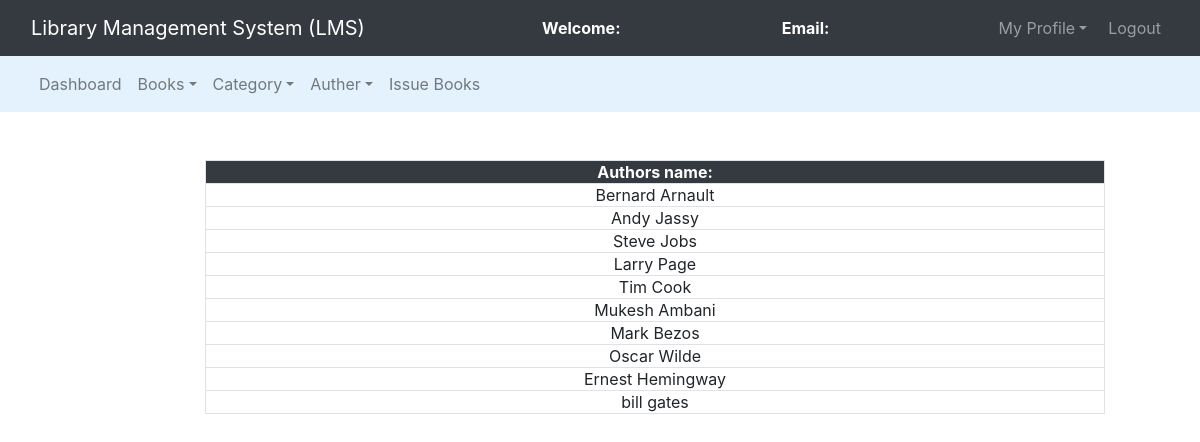
The page /admin/regauthors.php on the database its author committed.
### tables this page shows
CREATE TABLE `authors` (
  `author_id` int(11) NOT NULL,
  `author_name` varchar(250) NOT NULL
);

### admin/regauthors.php (the view, shortened to what this page needs)
<?php
    $connection = mysqli_connect("localhost","root","");
    $query = "select * from authors";
?>
<html lang="en">
<head>
    <link rel="stylesheet" type="text/css" href="../bootstrap-4.4.1/css/bootstrap.min.css">
</head>
<body>
    <nav class="navbar navbar-expand-lg navbar-dark bg-dark">
        <div class="container-fluid">
            <div class="navbar-header">
                <a class="navbar-brand" href="admin_dashboard.php">Library Management System (LMS)</a>
            </div>
            <font style="color:white"><span><strong>Welcome: <?php
                                                                ?></strong></span></font>
            <font style="color:white"><span><strong>Email: <?php
                                                            ?></strong></span></font>
            <ul class="nav navbar-nav navbar-right">
                <li class="nav-item dropdown">
                    <a class="nav-link dropdown-toggle" data-toggle="dropdown" style=" margin-right:5px" ;>My Profile</a>
                </li>
                <li class="nav-item"><a class="nav-link" href="aindex.php">Logout</a></li>
            </ul>
        </div>
    </nav>
    <nav class="navbar navbar-expand-lg navbar-light" style="background-color:#e3f2fd">
        <div class="container-fluid">
            <ul class="nav navbar-nav navbar-center">
                <li class="nav-item">
                    <a href="admin_dashboard.php" class="nav-link">Dashboard</a>
                </li>
                <li class="nav item-dropdown">
                    <a href="" class="nav-link dropdown-toggle" data-toggle="dropdown">Books</a>
                </li>
                <li class="nav item-dropdown">
                    <a href="" class="nav-link dropdown-toggle" data-toggle="dropdown">Category</a>
                </li>
                <li class="nav item-dropdown">
                    <a href="" class="nav-link dropdown-toggle" data-toggle="dropdown">Auther</a>
                </li>
                <li class="nav-item">
                    <a href="issued_book.php" class="nav-link">Issue Books</a>
                </li>
            </ul>
        </div>
    </nav><br><br>
    <div class="row">
        <div class="col-md-2"></div>
        <div class="col-md-8">
            <form action="">
                <table class="table-bordered" width="900px" style="text-align: center";>
                    <tr>
                        <th style="background-color:#343A40";><font style="color:white";>Authors name:</font></th>
                    </tr>
                    <?php
                    $query_run = mysqli_query($connection,$query);
					while ($row = mysqli_fetch_assoc($query_run)) {
                        $author_name=$row['author_name'];
                    ?>
                        <tr>
                            <td><?php echo $author_name; ?></td>
                        </tr>
                        <?php
                    }
                    ?>
                    </table>
            </form>
        </div>
        <div class="col-md-2"></div>
    </div>
</body>
</html>

### rows shown on the page
authors: author_name "Bernard Arnault"
authors: author_name "Andy Jassy"
authors: author_name "Steve Jobs"
authors: author_name "Larry Page"
authors: author_name "Tim Cook"
authors: author_name "Mukesh Ambani"
authors: author_name "Mark Bezos"
authors: author_name "Oscar Wilde"
authors: author_name "Ernest Hemingway"
authors: author_name "bill gates"
